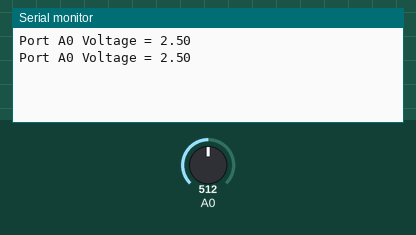
This sketch was run on a simulated Arduino Uno, built with avr-gcc and run on an emulated ATmega328P. On the bench: the last lines printed to the serial monitor. The test bench sets the inputs (shaded band); at power-on: A0 = 512.

Above: at 2.8 s.
2.9 s: A0 set to 716
At 5.2 s:
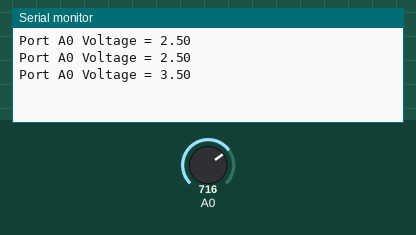
5.6 s: A0 set to 900
At 7.1 s:
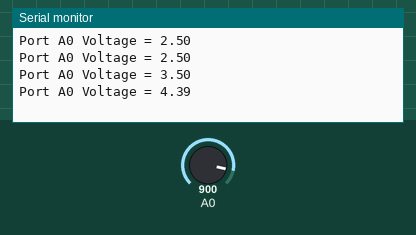
Timing chart, 0 to 8.6 s (numbered marks = the images above; inputs shaded):
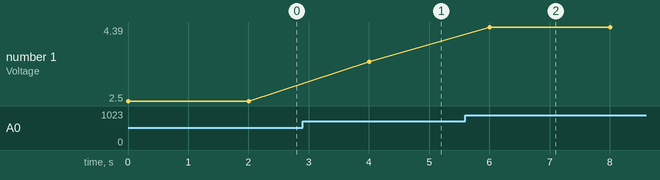

Measured:
- after the input at 2.9 s, the serial monitor: prints a new line after 1.1 s (image 1)
- after the input at 5.6 s, the serial monitor: prints a new line after 0.40 s (image 2)
- plotted number 1: 2.5 → 3.5 after the input at 2.9 s, 3.5 → 4.39 after the input at 5.6 s

The sketch:

Arduino_3_LDR_Voltage.ino
```cpp
int sensorValue0 = 0;
float sensor = 0;

void setup()
{
  Serial.begin(9600);
}

void loop()
{
  sensorValue0 = analogRead(0);
  sensor = (float(sensorValue0)/1024)*5;
  Serial.print("Port A0 Voltage = ");
  Serial.println(sensor);
  delay(2000);
}
```
